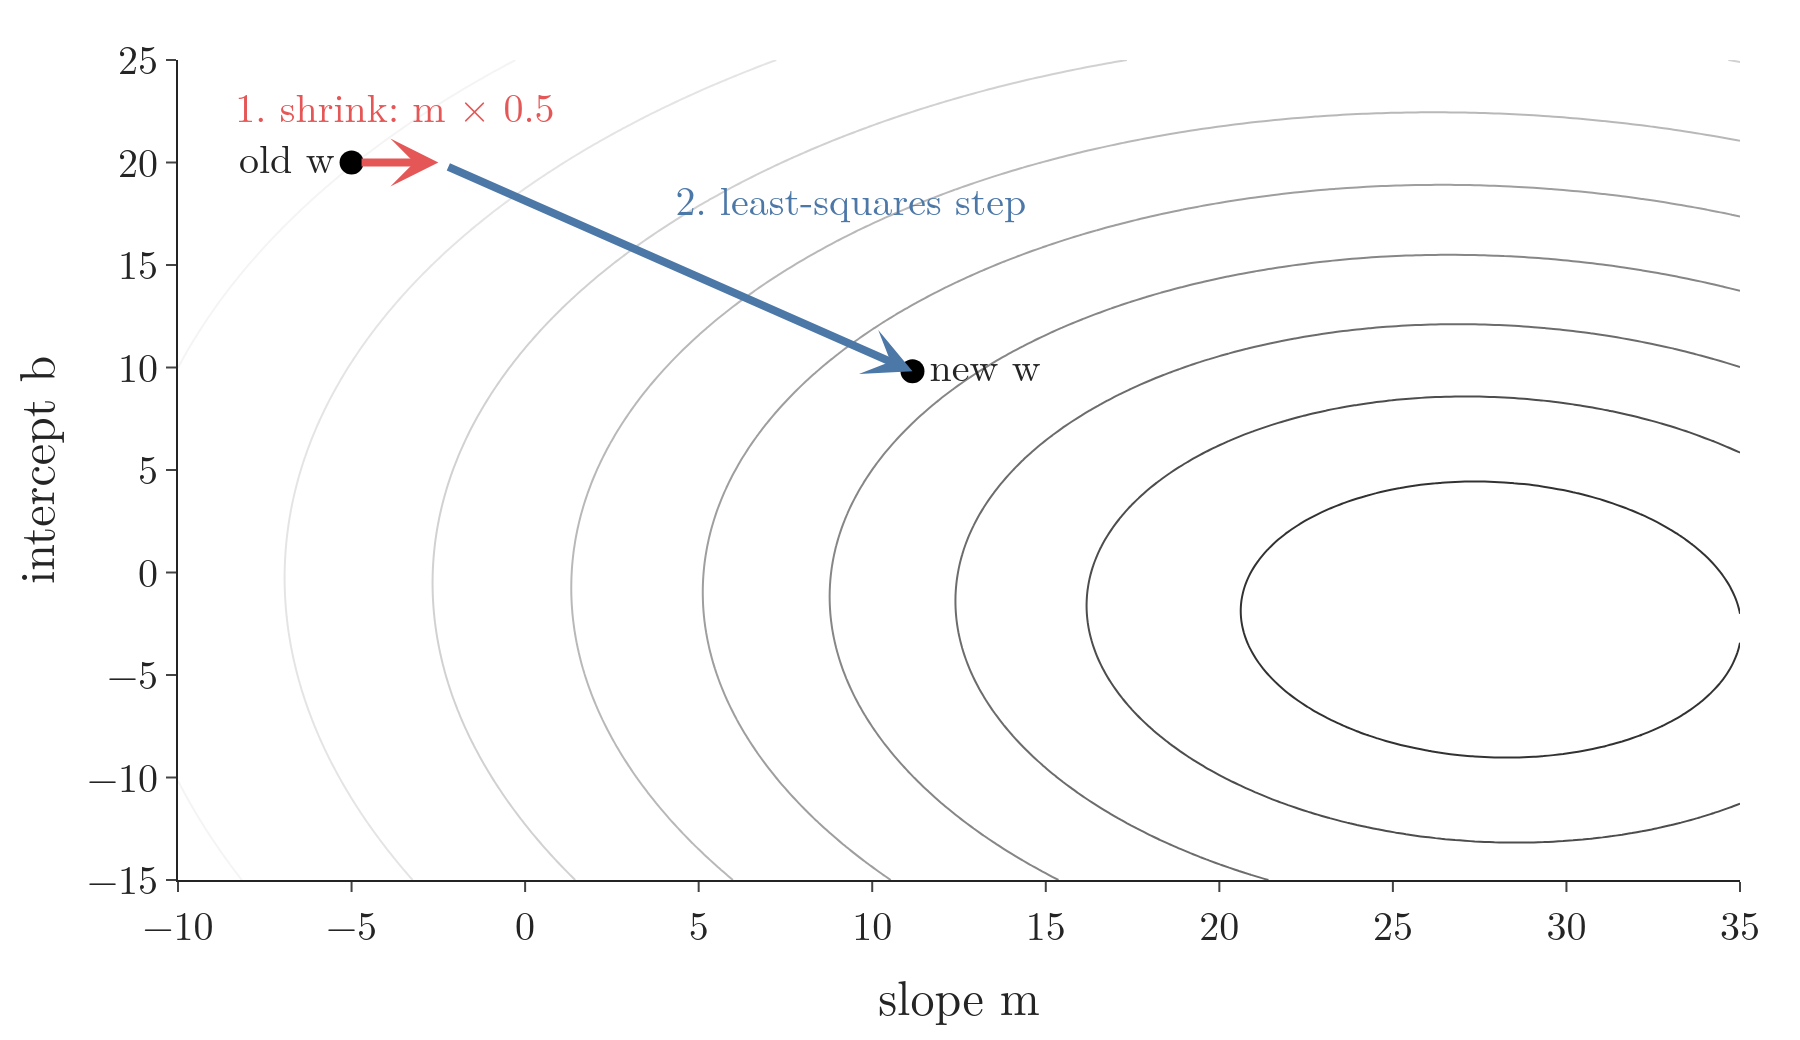

Here is the Python script that generated this plot:
"""One Ridge gradient step split in two (lambda = 100, learning rate 0.005, start m = -5, b = 20):
first shrink the slope by 1 - eta * lambda = 0.5, then take the plain least-squares step (Plotly)."""
from pathlib import Path
import numpy as np
import plotly.graph_objects as go
from ridge_race import X, y, x, ms, bs, Z, paths, GREY, ORANGE, RED, BLUE

here = Path(__file__).parent
eta, lam = 0.005, 100
m0, b0 = -5.0, 20.0
m1 = (1 - eta * lam) * m0                                        # shrink: intercept untouched
err = y - m0 * x - b0
m2, b2 = m1 + eta * (err * x).sum(), b0 + eta * err.sum()       # least-squares step, gradient taken at the old point
assert np.allclose([m2, b2], paths[100][1])                      # the two parts add up to the Ridge step
print(f"shrink to m = {m1}, then LS step to ({m2:.1f}, {b2:.1f})")
fig = go.Figure(go.Contour(x=ms, y=bs, z=Z, showscale=False, colorscale="Greys", reversescale=True, opacity=0.8,
                           contours=dict(coloring="lines", size=0.25), line=dict(width=1)))
for (xa, ya, xb, yb, c, t, pos) in ((m0, b0, m1, b0, RED, f"1. shrink: m × {1 - eta * lam:.1f}", "top center"),
                                    (m1, b0, m2, b2, BLUE, "2. least-squares step", "middle right")):
    fig.add_annotation(x=xb, y=yb, ax=xa, ay=ya, xref="x", yref="y", axref="x", ayref="y", showarrow=True,
                       arrowhead=3, arrowsize=1, arrowwidth=4, arrowcolor=c)
    fig.add_trace(go.Scatter(x=[(xa + xb) / 2], y=[(ya + yb) / 2 + (1.5 if c == RED else 3)], mode="text", text=[t],
                             textposition=pos, textfont=dict(size=20, color=c)))
fig.add_trace(go.Scatter(x=[m0, m2], y=[b0, b2], mode="markers+text", text=["old w", "new w"],
                         textposition=["middle left", "middle right"], marker=dict(size=12, color="black")))
fig.update_layout(template="simple_white", width=900, height=520, showlegend=False,
                  font=dict(family="Latin Modern Roman", size=20), margin=dict(l=70, r=30, t=30, b=60),
                  xaxis=dict(title="slope m", range=[-10, 35]), yaxis=dict(title="intercept b", range=[-15, 25]))
fig.write_image(here / "decay_step.png", scale=2)
fig.write_image(here / "decay_step.pdf")
